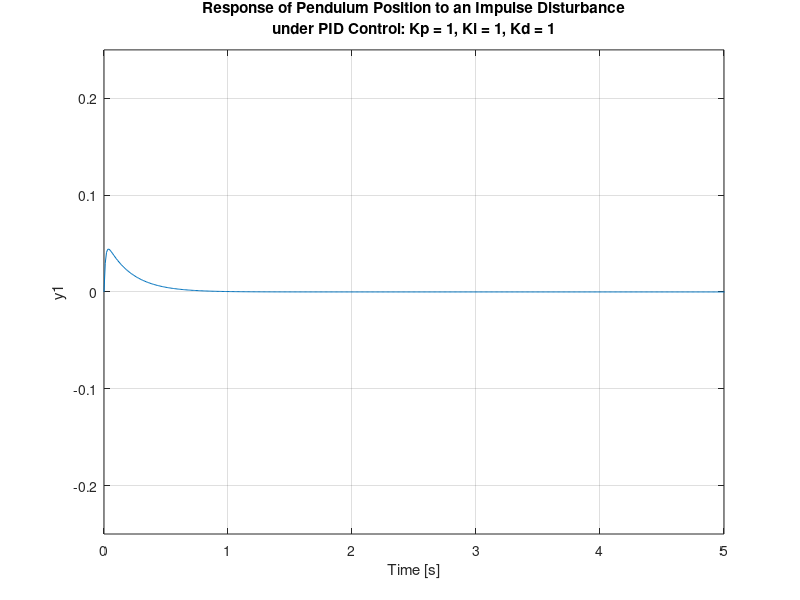
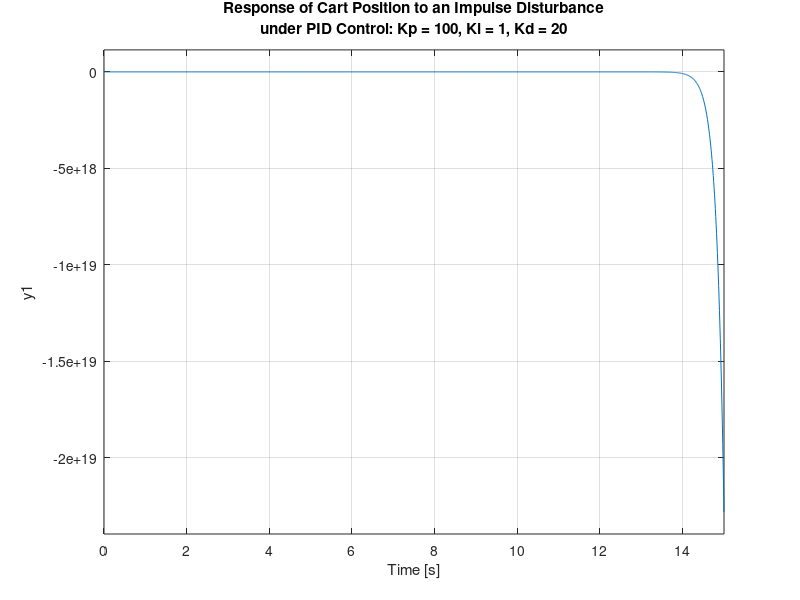

Source code (MATLAB) for these figures, in order:
M = 0.5;
m = 0.2;
b = 0.1;
I = 0.006;
g = 9.8;
l = 0.3;
q = (M+m)*(I+m*l^2)-(m*l)^2;
s = tf('s');
P_pend = (m*l*s/q)/(s^3 + (b*(I + m*l^2))*s^2/q - ((M + m)*m*g*l)*s/q - b*m*g*l/q);
Kp = 100;
Ki = 1;
Kd = 20;
C = pid(Kp,Ki,Kd);
T = feedback(P_pend,C);
t=0:0.01:10;
impulse(T,t)
axis([0 5 -.25 .25])
title({'Response of Pendulum Position to an Impulse Disturbance';'under PID Control: Kp = 1, Ki = 1, Kd = 1'});
figure
P_cart = (((I+m*l^2)/q)*s^2 - (m*g*l/q))/(s^4 + (b*(I + m*l^2))*s^3/q - ((M + m)*m*g*l)*s^2/q - b*m*g*l*s/q);
T2 = feedback(1,P_pend*C)*P_cart;
t = 0:0.01:15;
impulse(T2, t);
title({'Response of Cart Position to an Impulse Disturbance';'under PID Control: Kp = 100, Ki = 1, Kd = 20'});